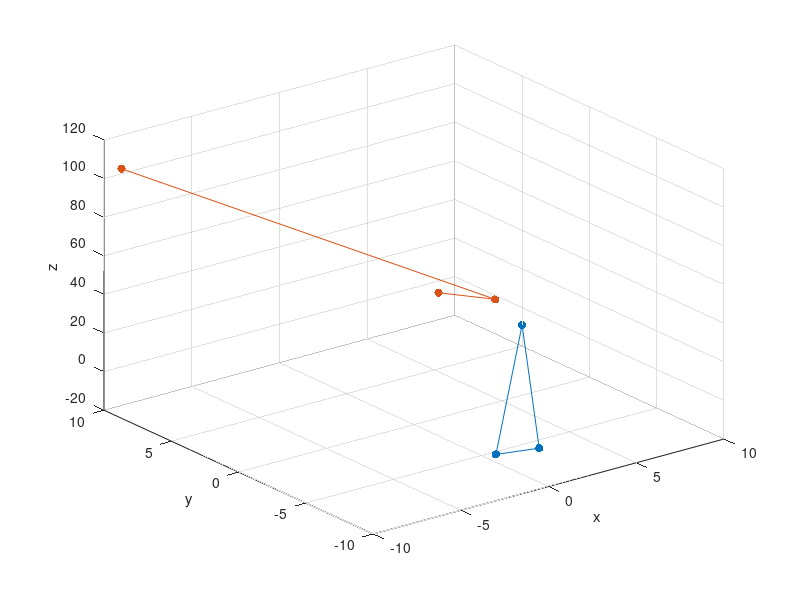

Reproduce this figure in MATLAB.
clc;
clear;
close all;

%plane fit
a = randi([-10,10],3,3);
% a =  [8    -5    -1;
%     -1    -9    -1;
%     -7    -6    -3];

p1 = a(1,:);
p2 = a(2,:);
p3 = a(3,:);
tri = [p1;p2;p3;p1]
scatter3(tri(:,1),tri(:,2),tri(:,3),'filled');
hold on;
plot3(tri(:,1),tri(:,2),tri(:,3));
xlabel('x');ylabel('y');zlabel('z');

a1 = ((p2(2)-p1(2))*(p3(3)-p1(3)))-((p3(2)-p1(2))*(p2(3)-p1(3)));
b1 = ((p2(3)-p1(3))*(p3(1)-p1(1)))-((p3(3)-p1(3))*(p2(1)-p1(1)));
c1 = ((p2(1)-p1(1))*(p3(2)-p1(2)))-((p3(1)-p1(1))*(p2(2)-p1(2)));
d1 = -(a1*p1(1))-(b1*p1(2))-(c1*p1(3));
a1 = a1/c1;b1 = b1/c1;d1 = d1/c1;c1 = c1/c1;
% 
% zval = [];
% store = randi([-10,10],3,2);
% for i = 1:size(store,1)
% zval = [zval;((-d-(a*store(i,1))-(b*store(i,2)))/c)];
% end
% tri = [store,zval];[store(1,:),zval(1)];
% hold on;
% scatter3(tri(:,1),tri(:,2),tri(:,3),'filled');
% hold on;
% plot3(tri(:,1),tri(:,2),tri(:,3));



%plane fitting
x = a(:,1); y = a(:,2); z = a(:,3);
x_avg = mean(a(:,1));y_avg = mean(a(:,2));z_avg = mean(a(:,3));
L00 = sum((x-x_avg).^2);
L01 = sum((x-x_avg).*(y-y_avg));
L11 = sum((y-y_avg).^2);
R0 = sum((z-z_avg).*(x-x_avg));
R1 = sum((z-z_avg).*(y-y_avg));

a2 = -((L11*R0-L01*R1)/(L00*L11-L01^2));
b2 = -((L00*R1-L01*R0)/(L00*L11-L01^2));
c2 = 1;
d2 = -(z_avg+a2*x_avg+b2*y_avg);

disp([a1,a2]);disp([b1,b2]);disp([c1,c2]);disp([d1,d2]);

zval = [];
store = randi([-10,10],3,2);
for i = 1:size(store,1)
zval = [zval;((-d2-(a2*store(i,1))-(b2*store(i,2)))/c2)];
end
tri = [store,zval];[store(1,:),zval(1)];
hold on;
scatter3(tri(:,1),tri(:,2),tri(:,3),'filled');
hold on;
plot3(tri(:,1),tri(:,2),tri(:,3));








